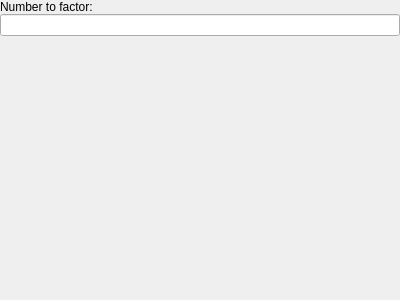
<?xml version="1.0" encoding="UTF-8"?>
<ui version="4.0">
 <class>main_window</class>
 <widget class="QMainWindow" name="main_window">
  <property name="geometry">
   <rect>
    <x>0</x>
    <y>0</y>
    <width>400</width>
    <height>300</height>
   </rect>
  </property>
  <property name="windowTitle">
   <string>Factoring 4</string>
  </property>
  <widget class="QWidget" name="centralWidget">
   <layout class="QVBoxLayout" name="verticalLayout">
    <property name="spacing">
     <number>0</number>
    </property>
    <property name="leftMargin">
     <number>0</number>
    </property>
    <property name="topMargin">
     <number>0</number>
    </property>
    <property name="rightMargin">
     <number>0</number>
    </property>
    <property name="bottomMargin">
     <number>0</number>
    </property>
    <item>
     <widget class="QLabel" name="label">
      <property name="sizePolicy">
       <sizepolicy hsizetype="Preferred" vsizetype="Maximum">
        <horstretch>0</horstretch>
        <verstretch>0</verstretch>
       </sizepolicy>
      </property>
      <property name="text">
       <string>Number to factor:</string>
      </property>
     </widget>
    </item>
    <item>
     <widget class="QLineEdit" name="input_edit"/>
    </item>
    <item>
     <widget class="QLabel" name="output_label">
      <property name="sizePolicy">
       <sizepolicy hsizetype="Preferred" vsizetype="Preferred">
        <horstretch>0</horstretch>
        <verstretch>0</verstretch>
       </sizepolicy>
      </property>
      <property name="text">
       <string/>
      </property>
      <property name="alignment">
       <set>Qt::AlignLeading|Qt::AlignLeft|Qt::AlignTop</set>
      </property>
     </widget>
    </item>
   </layout>
  </widget>
  <action name="actionExit">
   <property name="text">
    <string>Exit</string>
   </property>
  </action>
 </widget>
 <layoutdefault spacing="6" margin="11"/>
 <resources/>
 <connections/>
</ui>
